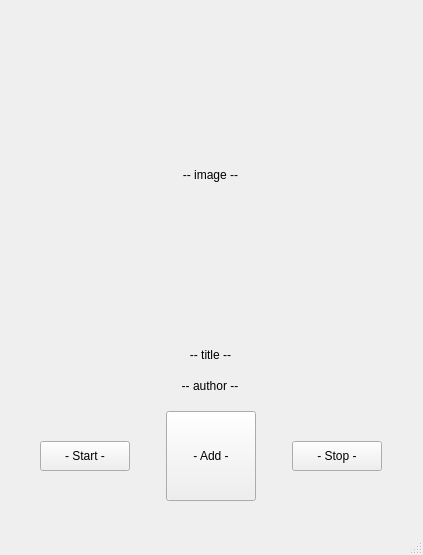
<?xml version="1.0" encoding="UTF-8"?>
<ui version="4.0">
 <class>MainWindow</class>
 <widget class="QMainWindow" name="MainWindow">
  <property name="windowModality">
   <enum>Qt::WindowModality::ApplicationModal</enum>
  </property>
  <property name="geometry">
   <rect>
    <x>0</x>
    <y>0</y>
    <width>423</width>
    <height>555</height>
   </rect>
  </property>
  <property name="sizePolicy">
   <sizepolicy hsizetype="Fixed" vsizetype="Fixed">
    <horstretch>0</horstretch>
    <verstretch>0</verstretch>
   </sizepolicy>
  </property>
  <property name="minimumSize">
   <size>
    <width>423</width>
    <height>555</height>
   </size>
  </property>
  <property name="maximumSize">
   <size>
    <width>423</width>
    <height>555</height>
   </size>
  </property>
  <property name="windowTitle">
   <string>MainWindow</string>
  </property>
  <widget class="QWidget" name="centralwidget">
   <widget class="QWidget" name="">
    <property name="geometry">
     <rect>
      <x>10</x>
      <y>0</y>
      <width>402</width>
      <height>501</height>
     </rect>
    </property>
    <layout class="QVBoxLayout" name="verticalLayout">
     <item>
      <widget class="QWidget" name="displayWidget" native="true">
       <property name="sizePolicy">
        <sizepolicy hsizetype="Fixed" vsizetype="Minimum">
         <horstretch>0</horstretch>
         <verstretch>0</verstretch>
        </sizepolicy>
       </property>
       <property name="minimumSize">
        <size>
         <width>400</width>
         <height>400</height>
        </size>
       </property>
       <widget class="QLabel" name="titleLabel">
        <property name="geometry">
         <rect>
          <x>10</x>
          <y>340</y>
          <width>381</width>
          <height>30</height>
         </rect>
        </property>
        <property name="sizePolicy">
         <sizepolicy hsizetype="Fixed" vsizetype="Fixed">
          <horstretch>0</horstretch>
          <verstretch>0</verstretch>
         </sizepolicy>
        </property>
        <property name="minimumSize">
         <size>
          <width>380</width>
          <height>30</height>
         </size>
        </property>
        <property name="text">
         <string>&lt;html&gt;&lt;head/&gt;&lt;body&gt;&lt;p align=&quot;center&quot;&gt;-- title --&lt;/p&gt;&lt;/body&gt;&lt;/html&gt;</string>
        </property>
        <property name="alignment">
         <set>Qt::AlignmentFlag::AlignCenter</set>
        </property>
       </widget>
       <widget class="QLabel" name="authorLabel">
        <property name="geometry">
         <rect>
          <x>10</x>
          <y>371</y>
          <width>380</width>
          <height>30</height>
         </rect>
        </property>
        <property name="sizePolicy">
         <sizepolicy hsizetype="Fixed" vsizetype="Fixed">
          <horstretch>0</horstretch>
          <verstretch>0</verstretch>
         </sizepolicy>
        </property>
        <property name="minimumSize">
         <size>
          <width>380</width>
          <height>30</height>
         </size>
        </property>
        <property name="text">
         <string>&lt;html&gt;&lt;head/&gt;&lt;body&gt;&lt;p align=&quot;center&quot;&gt;-- author --&lt;/p&gt;&lt;/body&gt;&lt;/html&gt;</string>
        </property>
        <property name="alignment">
         <set>Qt::AlignmentFlag::AlignCenter</set>
        </property>
       </widget>
       <widget class="QLabel" name="imageLabel">
        <property name="geometry">
         <rect>
          <x>10</x>
          <y>10</y>
          <width>381</width>
          <height>330</height>
         </rect>
        </property>
        <property name="sizePolicy">
         <sizepolicy hsizetype="Fixed" vsizetype="Fixed">
          <horstretch>0</horstretch>
          <verstretch>0</verstretch>
         </sizepolicy>
        </property>
        <property name="minimumSize">
         <size>
          <width>380</width>
          <height>330</height>
         </size>
        </property>
        <property name="text">
         <string>&lt;html&gt;&lt;head/&gt;&lt;body&gt;&lt;p align=&quot;center&quot;&gt;-- image --&lt;/p&gt;&lt;/body&gt;&lt;/html&gt;</string>
        </property>
        <property name="alignment">
         <set>Qt::AlignmentFlag::AlignCenter</set>
        </property>
       </widget>
      </widget>
     </item>
     <item>
      <layout class="QHBoxLayout" name="horizontalLayout">
       <item>
        <widget class="QPushButton" name="startButton">
         <property name="sizePolicy">
          <sizepolicy hsizetype="Fixed" vsizetype="Fixed">
           <horstretch>0</horstretch>
           <verstretch>0</verstretch>
          </sizepolicy>
         </property>
         <property name="minimumSize">
          <size>
           <width>90</width>
           <height>30</height>
          </size>
         </property>
         <property name="text">
          <string>- Start -</string>
         </property>
        </widget>
       </item>
       <item>
        <widget class="QPushButton" name="addSongButton">
         <property name="sizePolicy">
          <sizepolicy hsizetype="Fixed" vsizetype="Fixed">
           <horstretch>0</horstretch>
           <verstretch>0</verstretch>
          </sizepolicy>
         </property>
         <property name="minimumSize">
          <size>
           <width>90</width>
           <height>90</height>
          </size>
         </property>
         <property name="text">
          <string>- Add -</string>
         </property>
        </widget>
       </item>
       <item>
        <widget class="QPushButton" name="stopButton">
         <property name="sizePolicy">
          <sizepolicy hsizetype="Fixed" vsizetype="Fixed">
           <horstretch>0</horstretch>
           <verstretch>0</verstretch>
          </sizepolicy>
         </property>
         <property name="minimumSize">
          <size>
           <width>90</width>
           <height>30</height>
          </size>
         </property>
         <property name="text">
          <string>- Stop -</string>
         </property>
        </widget>
       </item>
      </layout>
     </item>
    </layout>
   </widget>
  </widget>
  <widget class="QMenuBar" name="menubar">
   <property name="geometry">
    <rect>
     <x>0</x>
     <y>0</y>
     <width>423</width>
     <height>25</height>
    </rect>
   </property>
  </widget>
  <widget class="QStatusBar" name="statusbar"/>
 </widget>
 <resources/>
 <connections/>
</ui>
